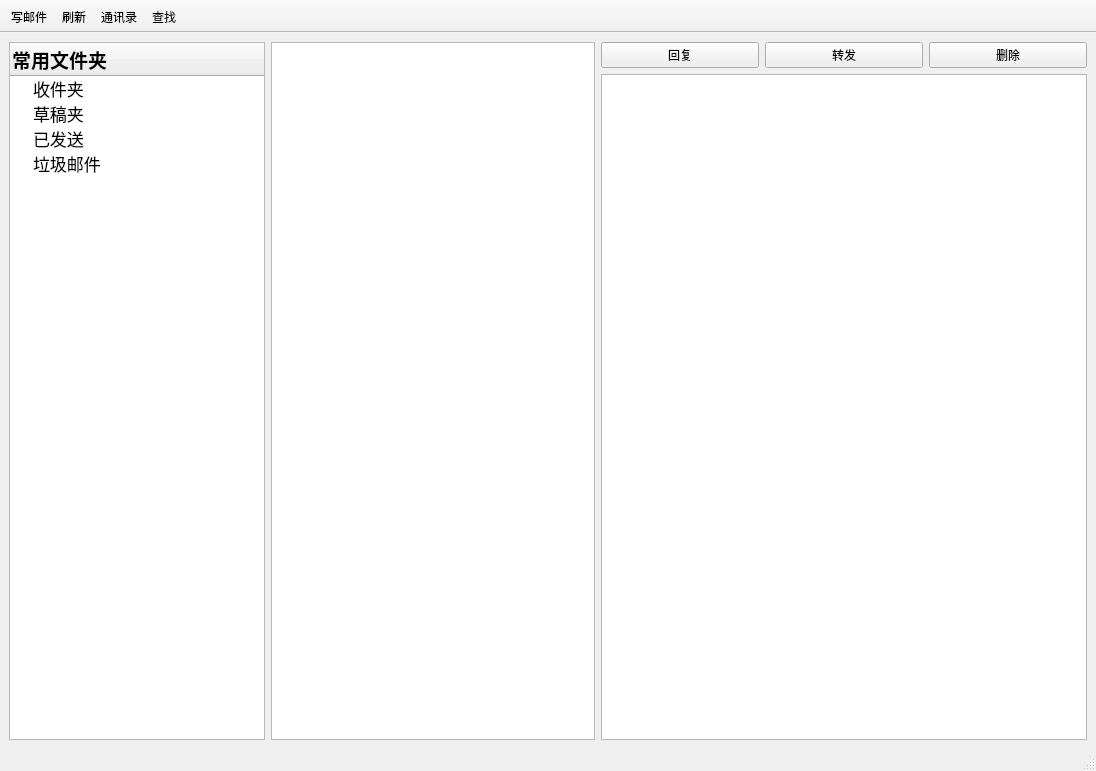
<?xml version="1.0" encoding="UTF-8"?>
<ui version="4.0">
 <class>MainWindow</class>
 <widget class="QMainWindow" name="MainWindow">
  <property name="geometry">
   <rect>
    <x>0</x>
    <y>0</y>
    <width>1096</width>
    <height>771</height>
   </rect>
  </property>
  <property name="windowTitle">
   <string>Foxmail</string>
  </property>
  <property name="windowIcon">
   <iconset theme="kmail">
    <normaloff/>
   </iconset>
  </property>
  <property name="toolButtonStyle">
   <enum>Qt::ToolButtonTextBesideIcon</enum>
  </property>
  <widget class="QWidget" name="centralwidget">
   <layout class="QVBoxLayout" name="verticalLayout">
    <item>
     <layout class="QHBoxLayout" name="horizontalLayout" stretch="0,2,3">
      <property name="sizeConstraint">
       <enum>QLayout::SetMaximumSize</enum>
      </property>
      <item>
       <widget class="QTreeWidget" name="treeMailWidget">
        <attribute name="headerVisible">
         <bool>true</bool>
        </attribute>
        <attribute name="headerHighlightSections">
         <bool>true</bool>
        </attribute>
        <column>
         <property name="text">
          <string notr="true">常用文件夹</string>
         </property>
         <property name="font">
          <font>
           <family>Adobe 宋体 Std L</family>
           <pointsize>14</pointsize>
           <weight>75</weight>
           <bold>true</bold>
          </font>
         </property>
         <property name="icon">
          <iconset>
           <normaloff>Folder_Open_128px_1072492_easyicon.net.ico</normaloff>Folder_Open_128px_1072492_easyicon.net.ico</iconset>
         </property>
        </column>
        <item>
         <property name="text">
          <string>收件夹</string>
         </property>
         <property name="font">
          <font>
           <family>Lucida Fax</family>
           <pointsize>13</pointsize>
          </font>
         </property>
         <property name="icon">
          <iconset>
           <normaloff>Receiving_in_mail_128px_1200029_easyicon.net.ico</normaloff>Receiving_in_mail_128px_1200029_easyicon.net.ico</iconset>
         </property>
        </item>
        <item>
         <property name="text">
          <string>草稿夹</string>
         </property>
         <property name="font">
          <font>
           <family>Lucida Fax</family>
           <pointsize>13</pointsize>
          </font>
         </property>
         <property name="icon">
          <iconset>
           <normaloff>draft_128px_1150028_easyicon.net.ico</normaloff>draft_128px_1150028_easyicon.net.ico</iconset>
         </property>
        </item>
        <item>
         <property name="text">
          <string>已发送</string>
         </property>
         <property name="font">
          <font>
           <family>Lucida Fax</family>
           <pointsize>13</pointsize>
          </font>
         </property>
         <property name="icon">
          <iconset>
           <normaloff>sent_2133px_1152650_easyicon.net.png</normaloff>sent_2133px_1152650_easyicon.net.png</iconset>
         </property>
        </item>
        <item>
         <property name="text">
          <string>垃圾邮件</string>
         </property>
         <property name="font">
          <font>
           <family>Lucida Fax</family>
           <pointsize>13</pointsize>
          </font>
         </property>
         <property name="icon">
          <iconset>
           <normaloff>garbage_118px_1201094_easyicon.net.png</normaloff>garbage_118px_1201094_easyicon.net.png</iconset>
         </property>
        </item>
       </widget>
      </item>
      <item>
       <widget class="QListWidget" name="listEmails"/>
      </item>
      <item>
       <layout class="QVBoxLayout" name="verticalLayout_2">
        <item>
         <layout class="QHBoxLayout" name="horizontalLayout_2">
          <item>
           <widget class="QPushButton" name="btnReply">
            <property name="text">
             <string>回复</string>
            </property>
            <property name="icon">
             <iconset>
              <normaloff>reply_128px_1187934_easyicon.net.ico</normaloff>reply_128px_1187934_easyicon.net.ico</iconset>
            </property>
           </widget>
          </item>
          <item>
           <widget class="QPushButton" name="btnForward">
            <property name="text">
             <string>转发</string>
            </property>
            <property name="icon">
             <iconset>
              <normaloff>forward_128px_1187868_easyicon.net.ico</normaloff>forward_128px_1187868_easyicon.net.ico</iconset>
            </property>
           </widget>
          </item>
          <item>
           <widget class="QPushButton" name="btnDelete">
            <property name="text">
             <string>删除</string>
            </property>
            <property name="icon">
             <iconset>
              <normaloff>delete_128px_1195198_easyicon.net.ico</normaloff>delete_128px_1195198_easyicon.net.ico</iconset>
            </property>
           </widget>
          </item>
         </layout>
        </item>
        <item>
         <widget class="QTextBrowser" name="emailPreview">
          <property name="acceptDrops">
           <bool>false</bool>
          </property>
         </widget>
        </item>
       </layout>
      </item>
     </layout>
    </item>
   </layout>
  </widget>
  <widget class="QStatusBar" name="statusbar"/>
  <widget class="QToolBar" name="toolBar">
   <property name="acceptDrops">
    <bool>true</bool>
   </property>
   <property name="windowTitle">
    <string> 工具栏</string>
   </property>
   <property name="movable">
    <bool>false</bool>
   </property>
   <property name="floatable">
    <bool>false</bool>
   </property>
   <attribute name="toolBarArea">
    <enum>TopToolBarArea</enum>
   </attribute>
   <attribute name="toolBarBreak">
    <bool>false</bool>
   </attribute>
   <addaction name="actionCompose"/>
   <addaction name="actionRefresh"/>
   <addaction name="actionContactList"/>
   <addaction name="actionSearch"/>
  </widget>
  <action name="actionQuit">
   <property name="text">
    <string>&amp;Quit</string>
   </property>
  </action>
  <action name="actionCompose">
   <property name="icon">
    <iconset>
     <normaloff>Send_128px_1191091_easyicon.net.ico</normaloff>Send_128px_1191091_easyicon.net.ico</iconset>
   </property>
   <property name="text">
    <string>写邮件</string>
   </property>
   <property name="toolTip">
    <string>Write new eMail</string>
   </property>
   <property name="shortcut">
    <string>Alt+N</string>
   </property>
  </action>
  <action name="actionRefresh">
   <property name="icon">
    <iconset>
     <normaloff>refresh_128px_1194515_easyicon.net.ico</normaloff>refresh_128px_1194515_easyicon.net.ico</iconset>
   </property>
   <property name="text">
    <string>刷新</string>
   </property>
   <property name="toolTip">
    <string>Check for new eMails</string>
   </property>
   <property name="shortcut">
    <string>Alt+R</string>
   </property>
  </action>
  <action name="actionContactList">
   <property name="icon">
    <iconset>
     <normaloff>point_list_128px_1190662_easyicon.net.ico</normaloff>point_list_128px_1190662_easyicon.net.ico</iconset>
   </property>
   <property name="text">
    <string>通讯录</string>
   </property>
  </action>
  <action name="actionSearch">
   <property name="icon">
    <iconset>
     <normaloff>search_128px_1195252_easyicon.net.ico</normaloff>search_128px_1195252_easyicon.net.ico</iconset>
   </property>
   <property name="text">
    <string>查找</string>
   </property>
  </action>
 </widget>
 <resources>
  <include location="resource.qrc"/>
 </resources>
 <connections>
  <connection>
   <sender>actionQuit</sender>
   <signal>triggered()</signal>
   <receiver>MainWindow</receiver>
   <slot>close()</slot>
   <hints>
    <hint type="sourcelabel">
     <x>-1</x>
     <y>-1</y>
    </hint>
    <hint type="destinationlabel">
     <x>146</x>
     <y>66</y>
    </hint>
   </hints>
  </connection>
  <connection>
   <sender>actionCompose</sender>
   <signal>triggered()</signal>
   <receiver>MainWindow</receiver>
   <slot>onComposeMail()</slot>
   <hints>
    <hint type="sourcelabel">
     <x>-1</x>
     <y>-1</y>
    </hint>
    <hint type="destinationlabel">
     <x>547</x>
     <y>385</y>
    </hint>
   </hints>
  </connection>
  <connection>
   <sender>actionRefresh</sender>
   <signal>triggered()</signal>
   <receiver>MainWindow</receiver>
   <slot>onRefresh()</slot>
   <hints>
    <hint type="sourcelabel">
     <x>-1</x>
     <y>-1</y>
    </hint>
    <hint type="destinationlabel">
     <x>547</x>
     <y>385</y>
    </hint>
   </hints>
  </connection>
  <connection>
   <sender>treeMailWidget</sender>
   <signal>itemClicked(QTreeWidgetItem*,int)</signal>
   <receiver>MainWindow</receiver>
   <slot>onFolderSelected()</slot>
   <hints>
    <hint type="sourcelabel">
     <x>157</x>
     <y>291</y>
    </hint>
    <hint type="destinationlabel">
     <x>225</x>
     <y>-8</y>
    </hint>
   </hints>
  </connection>
  <connection>
   <sender>listEmails</sender>
   <signal>itemClicked(QListWidgetItem*)</signal>
   <receiver>MainWindow</receiver>
   <slot>onMailSelected()</slot>
   <hints>
    <hint type="sourcelabel">
     <x>264</x>
     <y>238</y>
    </hint>
    <hint type="destinationlabel">
     <x>421</x>
     <y>-11</y>
    </hint>
   </hints>
  </connection>
  <connection>
   <sender>actionContactList</sender>
   <signal>triggered()</signal>
   <receiver>MainWindow</receiver>
   <slot>onContactList()</slot>
   <hints>
    <hint type="sourcelabel">
     <x>-1</x>
     <y>-1</y>
    </hint>
    <hint type="destinationlabel">
     <x>547</x>
     <y>385</y>
    </hint>
   </hints>
  </connection>
  <connection>
   <sender>actionSearch</sender>
   <signal>triggered()</signal>
   <receiver>MainWindow</receiver>
   <slot>onSearch()</slot>
   <hints>
    <hint type="sourcelabel">
     <x>-1</x>
     <y>-1</y>
    </hint>
    <hint type="destinationlabel">
     <x>547</x>
     <y>385</y>
    </hint>
   </hints>
  </connection>
  <connection>
   <sender>btnReply</sender>
   <signal>clicked()</signal>
   <receiver>MainWindow</receiver>
   <slot>onReply()</slot>
   <hints>
    <hint type="sourcelabel">
     <x>641</x>
     <y>68</y>
    </hint>
    <hint type="destinationlabel">
     <x>547</x>
     <y>385</y>
    </hint>
   </hints>
  </connection>
  <connection>
   <sender>btnForward</sender>
   <signal>clicked()</signal>
   <receiver>MainWindow</receiver>
   <slot>onForward()</slot>
   <hints>
    <hint type="sourcelabel">
     <x>819</x>
     <y>68</y>
    </hint>
    <hint type="destinationlabel">
     <x>547</x>
     <y>385</y>
    </hint>
   </hints>
  </connection>
  <connection>
   <sender>btnDelete</sender>
   <signal>clicked()</signal>
   <receiver>MainWindow</receiver>
   <slot>onDelete()</slot>
   <hints>
    <hint type="sourcelabel">
     <x>996</x>
     <y>68</y>
    </hint>
    <hint type="destinationlabel">
     <x>547</x>
     <y>385</y>
    </hint>
   </hints>
  </connection>
 </connections>
 <slots>
  <slot>onComposeMail()</slot>
  <slot>onRefresh()</slot>
  <slot>onFolderSelected()</slot>
  <slot>onMailSelected(item)</slot>
  <slot>onContactList()</slot>
  <slot>onSearch()</slot>
  <slot>onReply()</slot>
  <slot>onForward()</slot>
  <slot>onDelete()</slot>
 </slots>
</ui>
